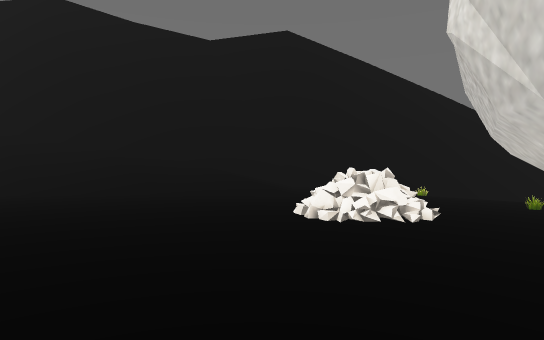
View 1 (above)

18 first-person views from a walk through a level from a Godot 3-D game. The camera is 1.4 m above the floor, looks level and sees 75° across. The floor is counted in squares, 2 m on a side. Each view is taken from the middle of a square. On the plan, view 1 faces up. The plan holds only what a view shows up to about 11 squares ahead; the rest is blank. The place goes on beyond the plan. Some surface patterns are stand-ins.

View 2
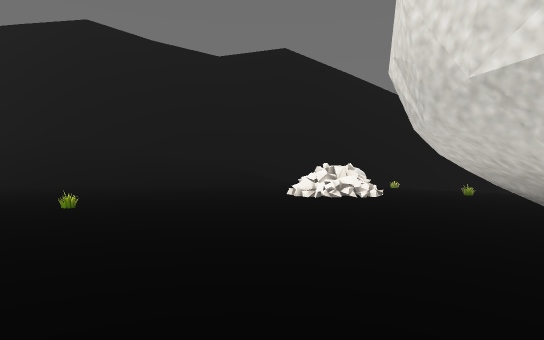

View 3
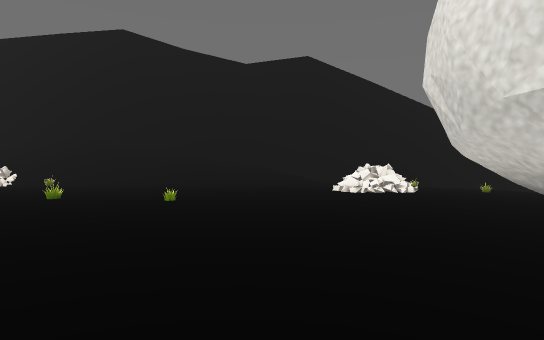

View 4
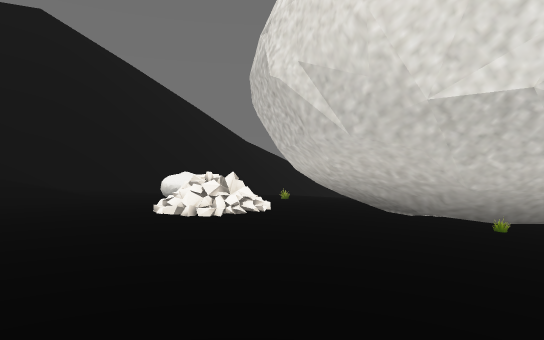

View 5
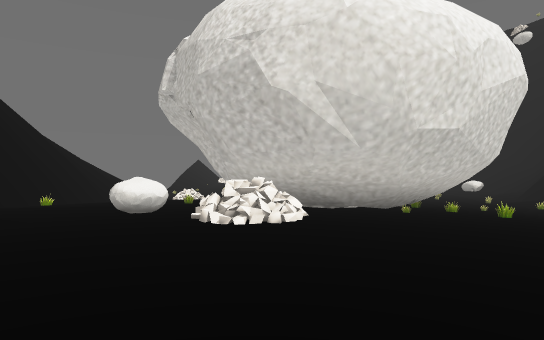

View 6
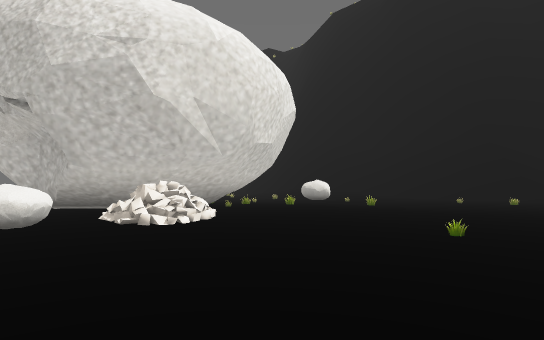

View 7
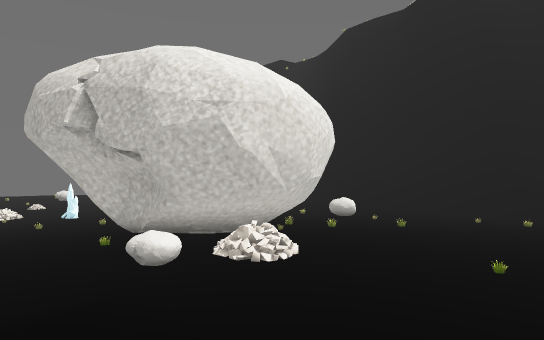

View 8
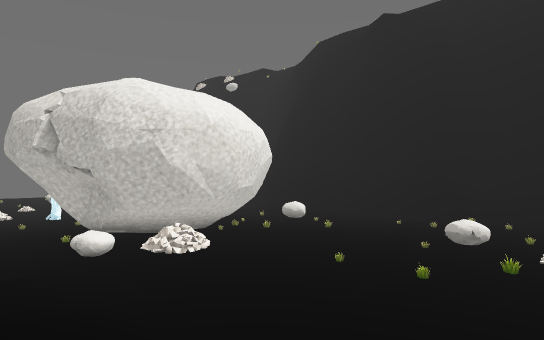

View 9
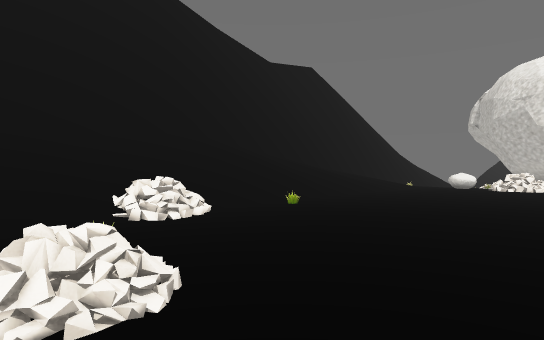

View 10
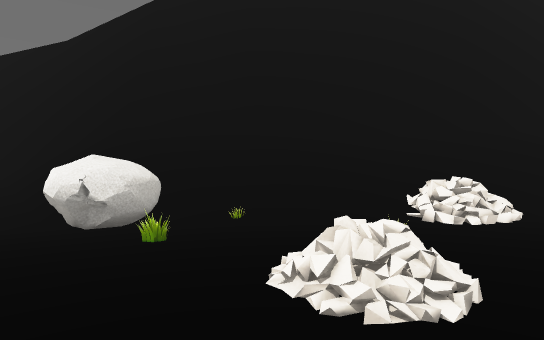

View 11
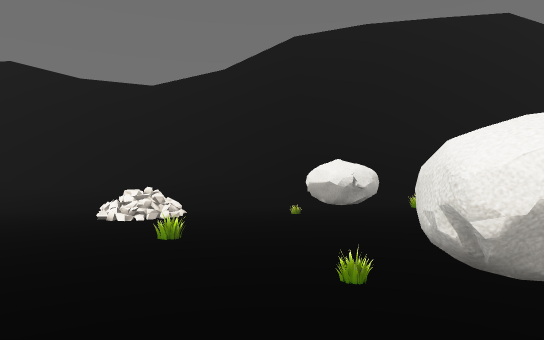

View 12
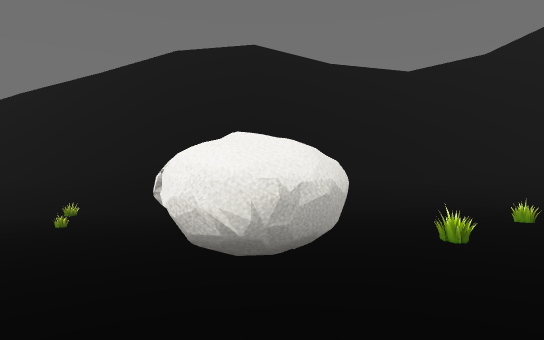

View 13
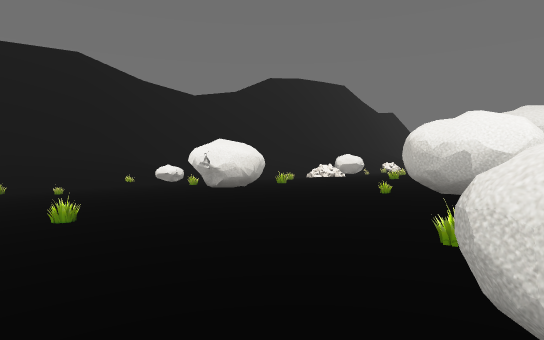

View 14
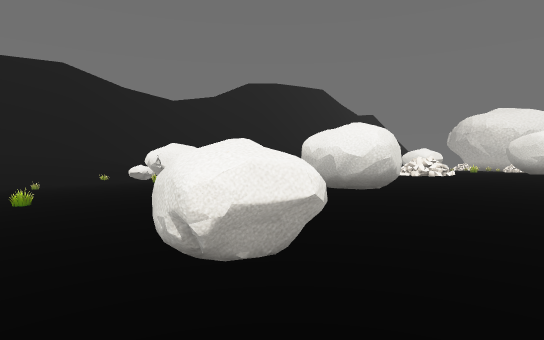

View 15
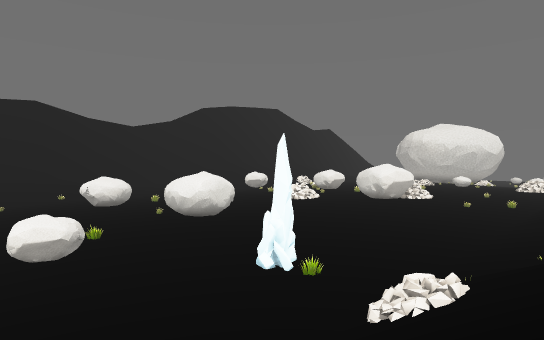

View 16
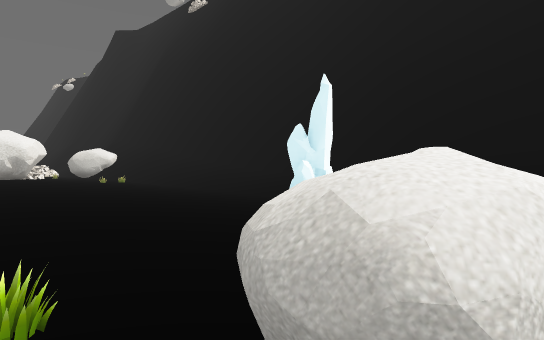

View 17
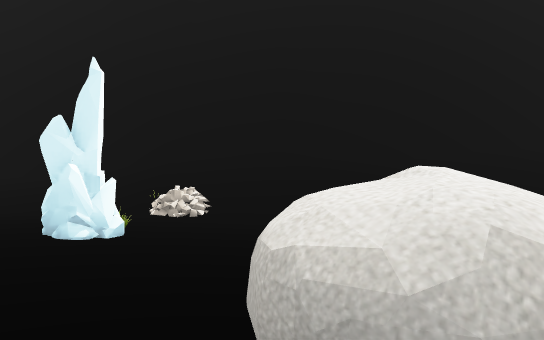

View 18
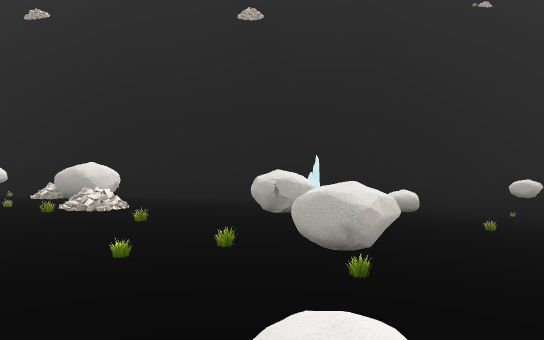

### Floor plan
Key: @ floor where view 1 was taken; # wall or solid block; x gap in a wall; . main floor; : floor 0.25 m higher than the main floor; - floor 0.25 m lower than the main floor; _ floor 0.5 m lower than the main floor; < floor 0.75 m lower than the main floor; ( floor 1 m lower than the main floor; ! floor 1.25 m lower than the main floor; / step, stairs or slope; = window, fence, low wall or low ledge; ^ raised ledge.
Columns run from 30 left of view 1 to 6 right of it. Each row starts with its distance up from view 1.
 10 #####################################
  9 ///// ///////////////////////////.-
  8 ////// ////////////////////////::.---
  7 //////=/<___///##////#/////////:...--
  6 (<<<<<<____/=---#=.....#.::::::.^.---
  5  <<<<=<____/=---- .=..........:=#.###
  4  <<<<#__=_------. == ..........=/#^^
  3  <<<##_=__---=-..     ..........-#^
  2 (<<< #___----  .# .     .......--#^^
  1 (=<<<____=---  .#       .=...----#^^
  0 (<<<<____--=..           ...--@--_#^^
 -1 (/<<<##__-==...          ..----___# ^
 -2 !/<<<##__---..           -^---___ <<<
 -3 !^^<<<___---#            #---__<   <(
 -4  !(/<<<____-##           -- __<<
 -5 !!(/<<<<<___--              =_
 -6  !!(#<<<<<___
 -7  !!!((<<<<<<_/
 -8   //x((<<<////
 -9 ///////////
-10 //////////
-11 ##########

Where each view was taken, in squares from view 1:
view 1: 0 up, 0 right, facing up
view 2: 2 down, 0 right, facing up
view 3: 3 down, 1 left, facing up
view 4: 0 up, 2 left, facing up-right
view 5: 4 up, 4 left, facing right
view 6: 7 up, 4 left, facing down-right
view 7: 9 up, 4 left, facing down-right
view 8: 9 up, 7 left, facing down-right
view 9: 2 up, 12 left, facing up-right
view 10: 2 up, 12 left, facing up
view 11: 1 down, 16 left, facing up
view 12: 0 up, 25 left, facing up
view 13: 3 down, 30 left, facing up-right
view 14: 5 down, 30 left, facing up-right
view 15: 10 down, 30 left, facing up-right
view 16: 2 down, 29 left, facing down-right
view 17: 2 down, 28 left, facing down
view 18: 9 up, 24 left, facing down
